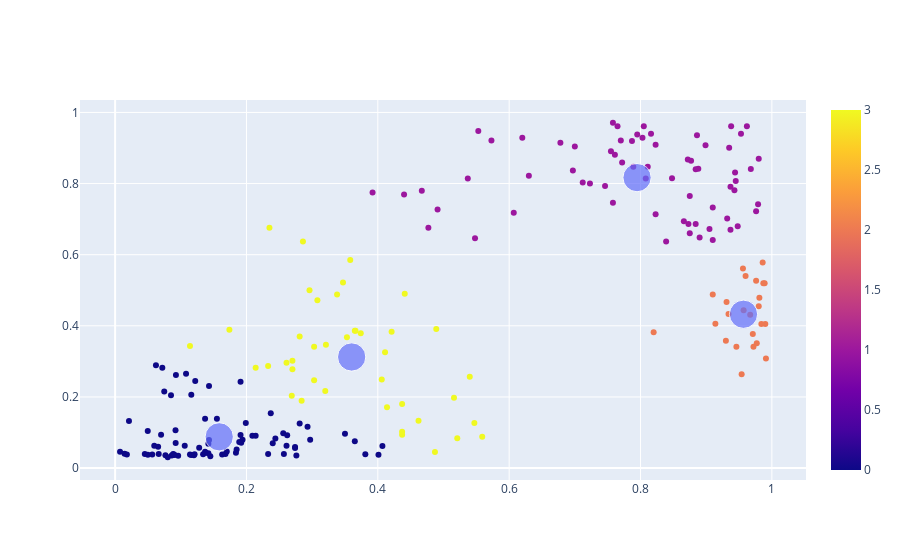

This figure's notebook cell:
### Markdown cell above
## Grafico ##

### Code cell
grafico = px.scatter(x = results['energy'], y = results['valence'],
                     color= results['cluster'], )

grafico_centroide = px.scatter(x = centroides_clusters[:,0], 
                               y = centroides_clusters[:,1], size=[10, 10, 10, 10])

grafico_final_petala = go.Figure(data = grafico.data + grafico_centroide.data)
grafico_final_petala.show()

### Figure 1 — Plotly figure (JSON) as saved in the notebook; plotly's stock layout.template omitted (floating-point values rounded to 4 significant figures; data arrays with more than 128 entries replaced by an {"elided": "..."} marker saying what was removed)
{"data": [{"hovertemplate": "x=%{x}<br>y=%{y}<br>color=%{marker.color}<extra></extra>", "legendgroup": "", "marker": {"color": {"elided": "209 int values"}, "coloraxis": "coloraxis", "symbol": "circle"}, "mode": "markers", "name": "", "orientation": "v", "showlegend": false, "type": "scatter", "x": {"elided": "209 float values"}, "xaxis": "x", "y": {"elided": "209 float values"}, "yaxis": "y"}, {"hovertemplate": "x=%{x}<br>y=%{y}<br>size=%{marker.size}<extra></extra>", "legendgroup": "", "marker": {"color": "#636efa", "size": [10, 10, 10, 10], "sizemode": "area", "sizeref": 0.025, "symbol": "circle"}, "mode": "markers", "name": "", "orientation": "v", "showlegend": false, "type": "scatter", "x": [0.1585, 0.7947, 0.9568, 0.3602], "xaxis": "x", "y": [0.08782, 0.8167, 0.4325, 0.3124], "yaxis": "y"}], "layout": {}}
